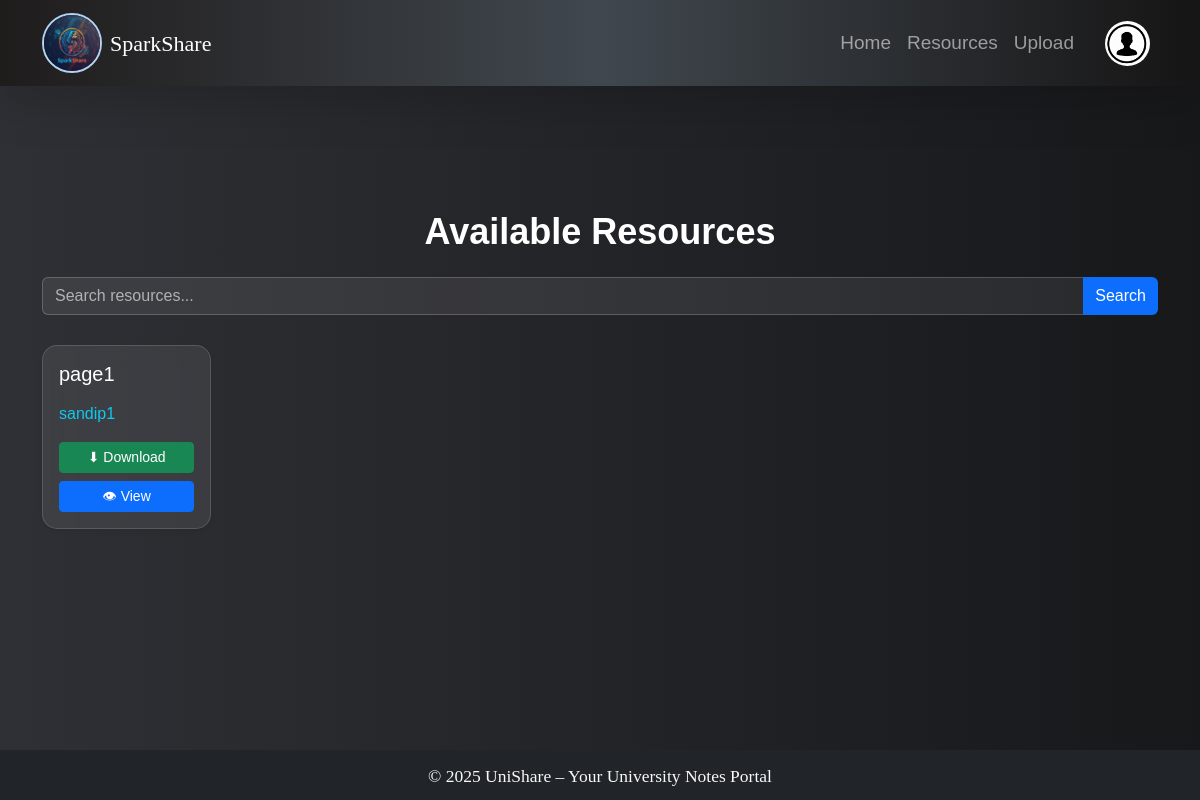
The app's page /resources/ (signed in), older data.
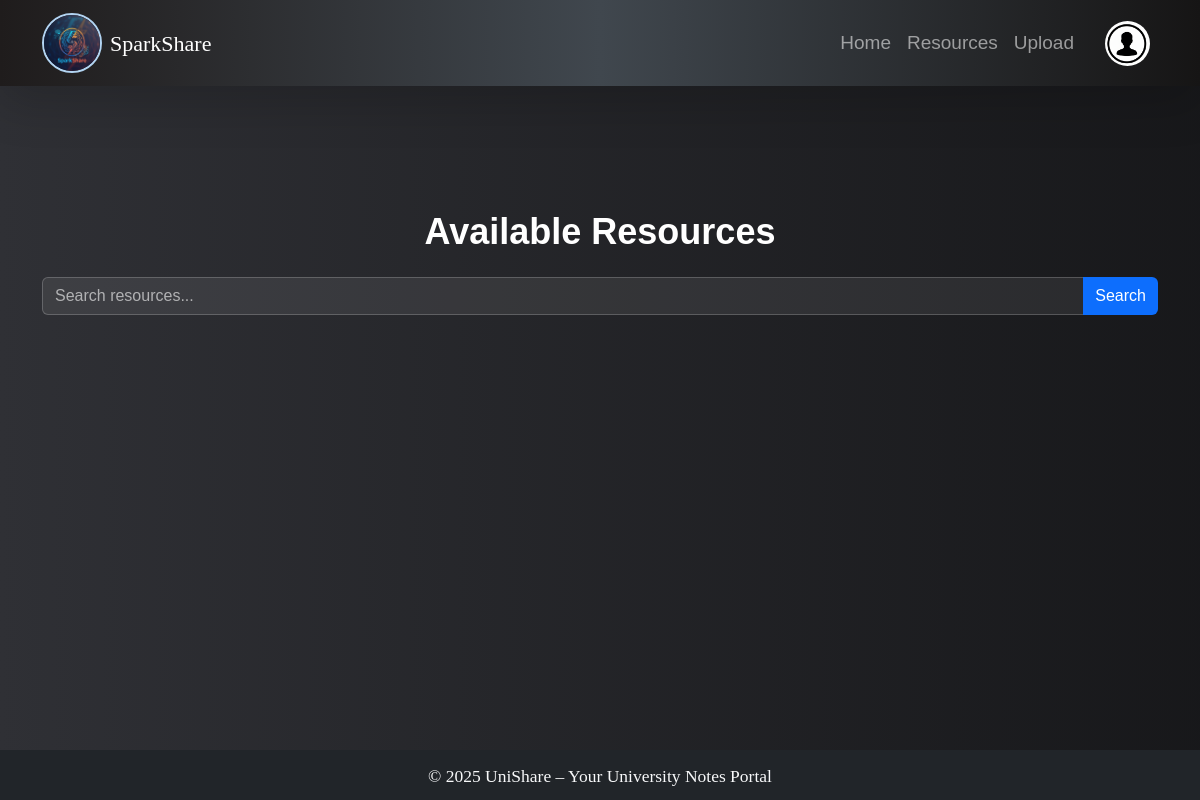
The same page, newer data.
### resources/models.py (models this page shows, shortened)
class resources_post(models.Model):
    title = models.CharField(max_length=200)
    subject = models.CharField()
    file = CloudinaryField(resource_type ='raw',folder='pdfs')
    author = models.ForeignKey(User, on_delete=models.CASCADE,null=True)

### resources/views.py (the view)
# urls.py: path('resources/', views.resources_view,name="resource_view"),
def resources_view(request):
    docs = resources_post.objects.all().order_by('-id')
    action = request.GET.get("action")
    file_id = request.GET.get("id")
    if action and file_id:
        doc = get_object_or_404(resources_post, id=file_id)
        if not request.user.is_authenticated:
            messages.error(request, "You must login to access this resource ❌")
            return redirect("resource_view")
        return redirect(doc.file.url)
    return render(request, "resources_view.html", {"docs": docs})

### resources/templates/resources_view.html (shortened to what this page needs)
{% extends "base.html" %}
{% load static %}
{% block css %}
<link rel="stylesheet" href="{% static 'resources/resources.css' %}">
{% endblock %}
{% block content %}
<main class="resources-main">
<div class="container py-4" id="resources-section">
<h2 class="text-center fw-bold mb-4 page-title">
Available Resources
</h2>
<form method="get" id="searchForm" class="input-group mb-4 search-box">
<input
type="text"
id="search-box"
name="q"
class="form-control"
placeholder="Search resources..."
value="{{ request.GET.q }}"
>
<button type="button" class="btn btn-primary">
Search
</button>
</form>
<div class="resource-grid" id="resourceContainer">
{% for doc in docs %}
<div class="resource-item">
<div class="card shadow-sm h-100 resource-card">
<div class="card-body d-flex flex-column gap-2">
<h5 class="resource-title">{{ doc.title }}</h5>
<p class="text-info mb-2 resource-subject">
{{ doc.subject }}
</p>
{% if doc.file %}
{% if user.is_authenticated %}
<a href="{{ doc.file.url }}?fl_attachment=true" class="btn btn-sm btn-success">
⬇ Download
</a>
<a href="{{ doc.file.url }}" target="_blank" class="btn btn-sm btn-primary">
👁 View
</a>
{% endif %}
{% else %}
<span class="text-danger small">
No File Available
</span>
{% endif %}
</div>
</div>
</div>
{% endfor %}
</div>
</main>
{% endblock %}

Row changes from the older to the newer data that the page shows:
removed resources_post: title "page1", subject "sandip1"
